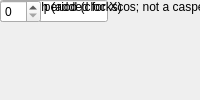
<?xml version="1.0" encoding="UTF-8"?>
<ui version="4.0">
 <class>MainWindow</class>
 <widget class="QMainWindow" name="MainWindow">
  <property name="windowTitle"><string>Sample and Hold</string></property>
  <widget class="QWidget" name="centralwidget">
   <!-- NOTE: this is a simplified structural mirror of the generated
        <module>_ui.py, not a full round-trip Designer file. Regenerate
        both from the same spec if you need to edit layout by hand. -->
       <widget class="QLabel" name="label_name">
     <property name="text"><string>Block name</string></property>
    </widget>
       <widget class="QLineEdit" name="name">
     <property name="toolTip"><string>A name you choose for this block instance, e.g. to note what it's used for in this design. Shown below the block on the diagram.</string></property>
    </widget>
       <widget class="QLabel" name="label_period">
     <property name="text"><string>Sample period (clocks)</string></property>
    </widget>
       <widget class="QSpinBox" name="period"/>
       <widget class="QLabel" name="label_n_bits">
     <property name="text"><string>Bit Width (added for Xcos; not a casper_library mask param)</string></property>
    </widget>
       <widget class="QSpinBox" name="n_bits"/>
  </widget>
 </widget>
 <resources/>
 <connections/>
</ui>
